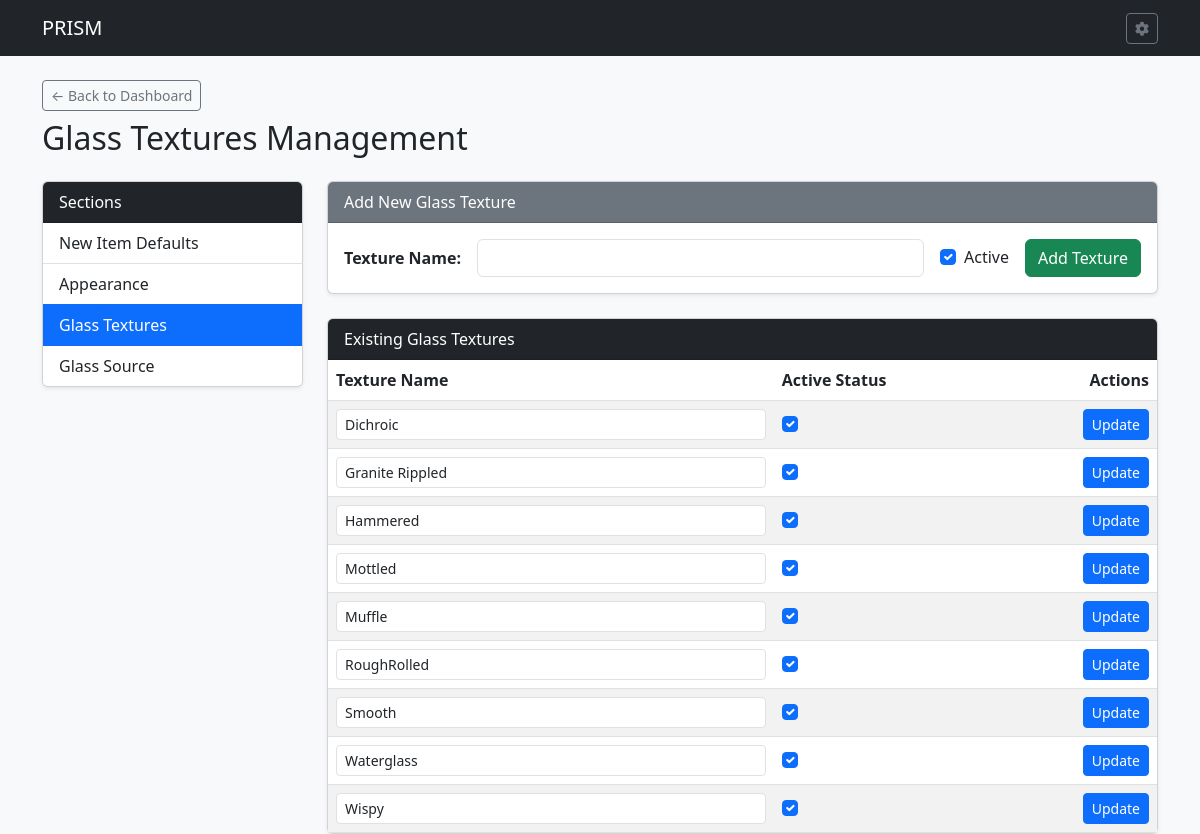
Screenshot of /settings/textures with the database file from the repository.
### tables this page shows
CREATE TABLE GTL (

    GLSTEX TEXT PRIMARY KEY,			--Glass texture name
    ISACTIVE INTEGER				--Is Active Bool

);

### routes/settings_routes.py (the view, shortened to what this page needs)
@settings_bp.route('/settings/textures', methods=['GET', 'POST'])
def settings_textures():
    db = get_db()
    textures = db.execute("SELECT * FROM GTL ORDER BY GLSTEX ASC").fetchall()
    return render_template('settings/textures.html', textures=textures)

### templates/settings/textures.html (shortened to what this page needs)
{% extends 'base.html' %}
{% block content %}
<div class="d-flex justify-content-between align-items-center mb-3">
    <div>
        <a href="{{ url_for('index') }}" class="btn btn-outline-secondary btn-sm mb-2">&larr; Back to Dashboard</a>
        <h2>Glass Textures Management</h2>
    </div>
</div>
<div class="row">
    <div class="col-md-3">
        {% include 'settings/_sideboard.html' %}
    </div>
    <div class="col-md-9">
        <div class="card shadow-sm mb-4">
            <div class="card-header bg-secondary text-white">Add New Glass Texture</div>
            <div class="card-body">
                <form method="POST">
                    <div class="row g-3 align-items-center">
                        <div class="col-auto">
                            <label for="GLSTEX" class="col-form-label fw-bold">Texture Name:</label>
                        </div>
                        <div class="col">
                            <input type="text" id="GLSTEX" name="GLSTEX" class="form-control" required>
                        </div>
                        <div class="col-auto">
                            <div class="form-check">
                                <input class="form-check-input" type="checkbox" id="ISACTIVE" name="ISACTIVE" checked>
                                <label class="form-check-label" for="ISACTIVE">Active</label>
                            </div>
                        </div>
                        <div class="col-auto">
                            <button type="submit" class="btn btn-success">Add Texture</button>
                        </div>
                    </div>
                </form>
            </div>
        </div>
        <div class="card shadow-sm">
            <div class="card-header bg-dark text-white">Existing Glass Textures</div>
            <div class="card-body p-0">
                <table class="table table-striped mb-0 align-middle">
                    <thead>
                        <tr>
                            <th>Texture Name</th>
                            <th>Active Status</th>
                            <th class="text-end">Actions</th>
                        </tr>
                    </thead>
                    <tbody>
                        {% for tex in textures %}
                        <tr>
                            <form method="POST">
                                <td>
                                    <input type="text" name="GLSTEX" value="{{ tex.GLSTEX }}" class="form-control form-control-sm" required>
                                </td>
                                <td>
                                    <div class="form-check">
                                        <input class="form-check-input" type="checkbox" name="ISACTIVE" {% if tex.ISACTIVE == 1 %}checked{% endif %}>
                                    </div>
                                </td>
                                <td class="text-end">
                                    <button type="submit" class="btn btn-primary btn-sm">Update</button>
                                </td>
                            </form>
                        </tr>
                        {% endfor %}
                    </tbody>
                </table>
            </div>
        </div>
    </div>
</div>
{% endblock %}

### rows the page displays
GTL: GLSTEX "Dichroic", ISACTIVE "☑"
GTL: GLSTEX "Granite Rippled", ISACTIVE "☑"
GTL: GLSTEX "Hammered", ISACTIVE "☑"
GTL: GLSTEX "Mottled", ISACTIVE "☑"
GTL: GLSTEX "Muffle", ISACTIVE "☑"
GTL: GLSTEX "RoughRolled", ISACTIVE "☑"
GTL: GLSTEX "Smooth", ISACTIVE "☑"
GTL: GLSTEX "Waterglass", ISACTIVE "☑"
GTL: GLSTEX "Wispy", ISACTIVE "☑"
